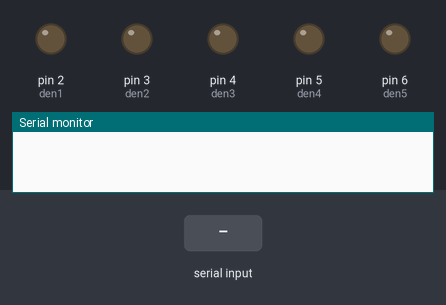
Bench run of a sketch on a simulated Arduino Uno, built with avr-gcc and run on an emulated ATmega328P. Shown: output pins drawn as LEDs (lit = HIGH), the last lines printed to the serial monitor. The test bench sets the inputs (shaded band).

Above: at 1.2 s.
1.3 s: "1" received over Serial
At 2.4 s:
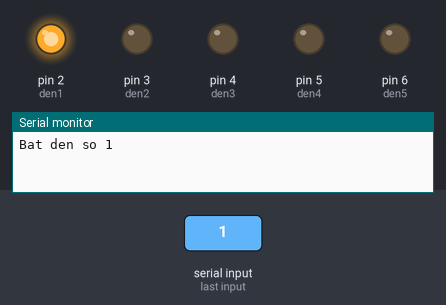
2.8 s: "2" received over Serial
At 3.6 s:
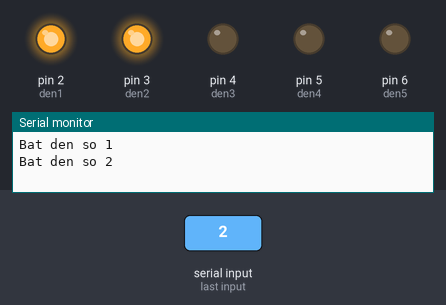
4.3 s: "3" received over Serial
At 4.7 s:
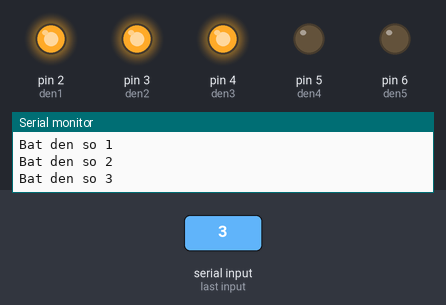
5.8 s: "4" received over Serial
At 7.0 s:
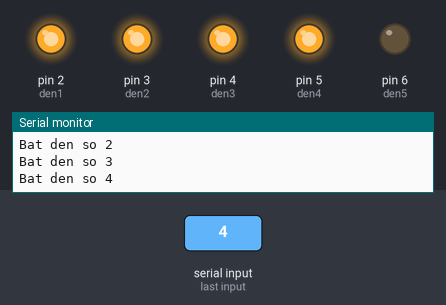
7.3 s: "5" received over Serial
At 8.2 s:
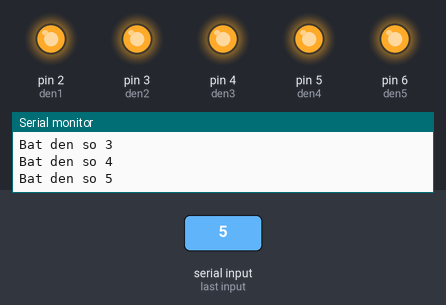
8.8 s: "6" received over Serial
At 9.3 s:
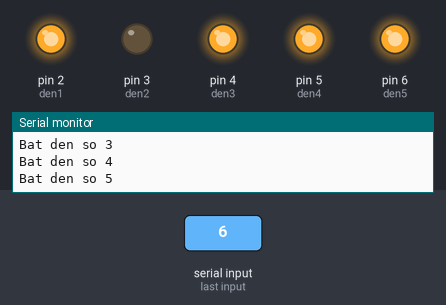
Timing chart, 0 to 11.3 s (numbered marks = the images above; inputs shaded):
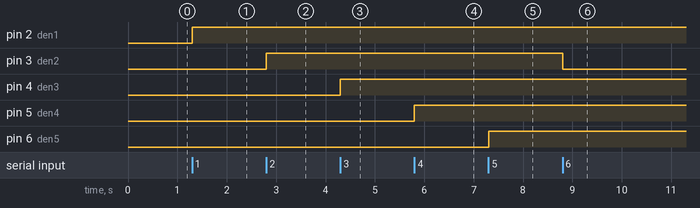

The sketch:

Light_city.ino
```cpp
int den1 = 2;
int den2 = 3;
int den3 = 4;
int den4 = 5;
int den5 = 6;

void setup() {
  pinMode(den1, OUTPUT);
  pinMode(den2, OUTPUT);
  pinMode(den3, OUTPUT);
  pinMode(den4, OUTPUT);
  pinMode(den5, OUTPUT);

  digitalWrite(den1, LOW);
  digitalWrite(den2, LOW);
  digitalWrite(den3, LOW);
  digitalWrite(den4, LOW);
  digitalWrite(den5, LOW);

  Serial.begin(9600);
}

void lightSwitch(int lightNumber){
  int state;
  state = digitalRead(lightNumber);
  if(state == 0){
    digitalWrite(lightNumber,HIGH);
    Serial.print("Bat den so ");
  }
  else{
    digitalWrite(lightNumber,LOW);
    Serial.print("Tat den so ");
  }
  Serial.println((lightNumber-1));
};

void loop() {

  byte incomingByte;
  incomingByte = Serial.read();

  switch(incomingByte) {
    case 49:
      lightSwitch(den1);
      break;

    case 50:
      lightSwitch(den2);
      break;

    case 51:
      lightSwitch(den3);
      break;

    case 52:
      lightSwitch(den4);
      break;

    case 53:
      lightSwitch(den5);
      break;
    case 54:
      digitalWrite(den2,LOW);
      break;
  }

}
```

Measured:
- after the input at 1.3 s, pin 2 (den1): LOW → HIGH at once
- after the input at 2.8 s, pin 3 (den2): LOW → HIGH at once
- after the input at 4.3 s, pin 4 (den3): LOW → HIGH at once
- after the input at 5.8 s, pin 5 (den4): LOW → HIGH at once
- after the input at 7.3 s, pin 6 (den5): LOW → HIGH at once
- after the input at 8.8 s, pin 3 (den2): HIGH → LOW at once
